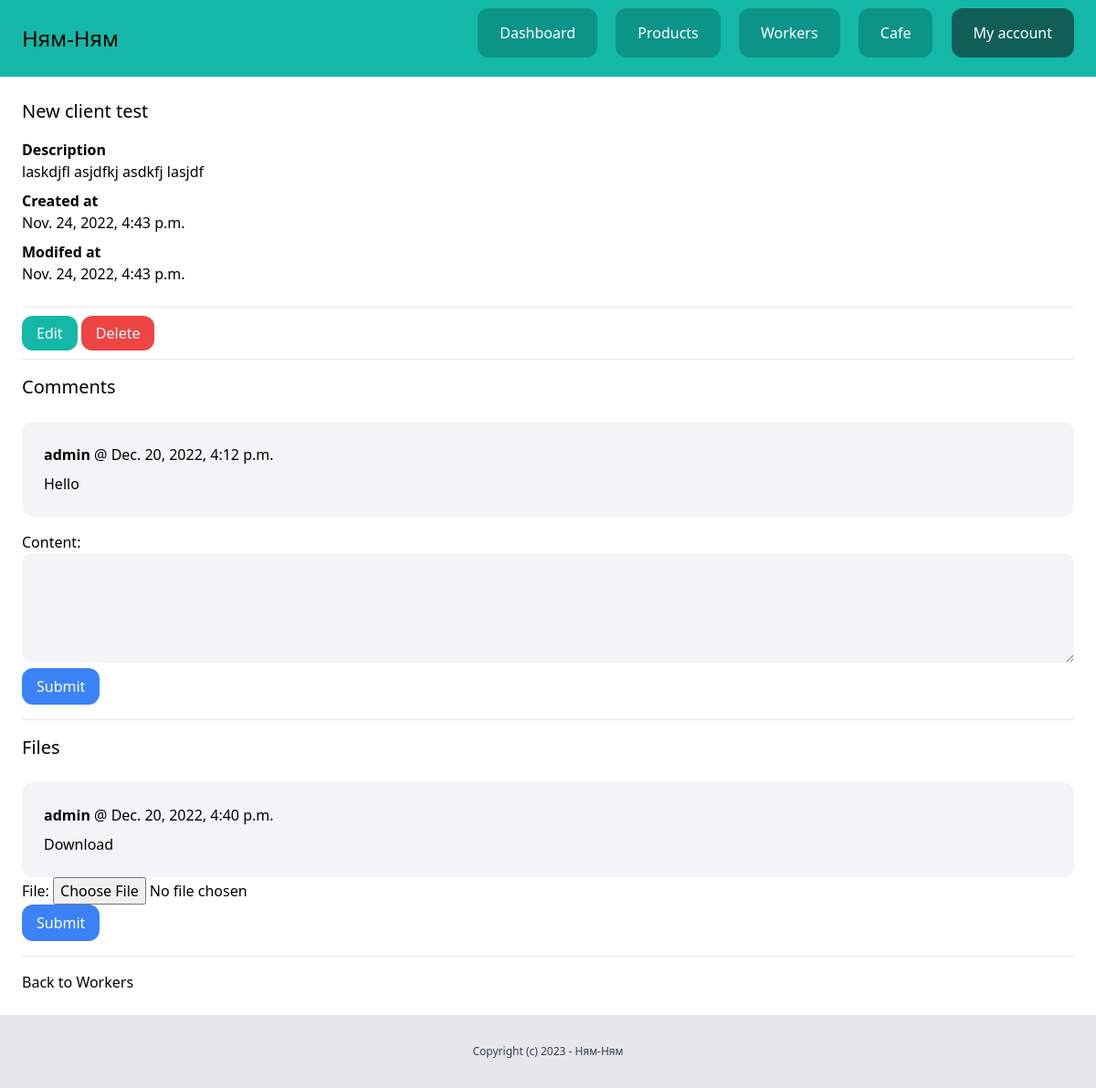
Page /dashboard/clients/2/ (signed in) on the committed database.
### client/models.py (models this page shows, shortened)
class Client(models.Model):
    team = models.ForeignKey(Team, related_name='clients', on_delete=models.CASCADE)
    name = models.CharField(max_length=255)
    email = models.EmailField()
    worker_number = models.IntegerField(default=0)
    description = models.TextField(blank=True, null=True)
    created_by = models.ForeignKey(User, related_name='clients', on_delete=models.CASCADE)
    created_at = models.DateTimeField(auto_now_add=True)
    modified_at = models.DateTimeField(auto_now=True)
    class Meta:
        ordering = ('name',)

class Comment(models.Model):
    team = models.ForeignKey(Team, related_name='client_comments', on_delete=models.CASCADE)
    client = models.ForeignKey(Client, related_name='comments', on_delete=models.CASCADE)
    content = models.TextField(blank=True, null=True)
    created_by = models.ForeignKey(User, related_name='client_comments', on_delete=models.CASCADE)
    created_at = models.DateTimeField(auto_now_add=True)

class ClientFile(models.Model):
    team = models.ForeignKey(Team, related_name='client_files', on_delete=models.CASCADE)
    client = models.ForeignKey(Client, related_name='files', on_delete=models.CASCADE)
    file = models.FileField(upload_to='clientfiles')
    created_by = models.ForeignKey(User, related_name='client_files', on_delete=models.CASCADE)
    created_at = models.DateTimeField(auto_now_add=True)

### client/views.py (the view)
# urls.py: path('<int:pk>/', views.clients_detail, name='detail'),
@login_required
def clients_detail(request, pk):
    team = request.user.userprofile.active_team
    client = get_object_or_404(team.clients, pk=pk)
    if request.method == 'POST':
        form = AddCommentForm(request.POST)
        if form.is_valid():
            comment = form.save(commit=False)
            comment.team = request.user.userprofile.get_active_team()
            comment.created_by = request.user
            comment.client = client
            comment.save()
            return redirect('clients:detail', pk=pk)
    else:
        form = AddCommentForm()
    return render(request, 'client/clients_detail.html', {
        'client': client,
        'form': form,
        'fileform': AddFileForm(),
    })

### client/forms.py
class AddCommentForm(forms.ModelForm):
    content = forms.CharField(
        widget=forms.Textarea(attrs={"rows":"5", "class": "w-full bg-gray-100 rounded-xl"})
    )
    class Meta:
        model = Comment
        fields = ('content',)

class AddFileForm(forms.ModelForm):
    class Meta:
        model = ClientFile
        fields = ('file',)

### team/context_processors.py (called while the page is built)
def active_team(request):
    if request.user.is_authenticated:
        active_team = request.user.userprofile.get_active_team()
        if not active_team:
            active_team = Team.objects.filter(created_by=request.user)[0]
    else:
        active_team = None
    return {'active_team': active_team}

### userprofile/models.py (called while the page is built)
    def get_active_team(self):
        if self.active_team:
            return self.active_team
        else:
            return Team.objects.filter(members__in=[self.user.id]).first()

### client/templates/client/clients_detail.html (shortened to what this page needs)
{% extends 'core/base.html' %}
{% block content %}
    <div class="py-6 px-6">
        <h1 class="mb-4 text-xl">{{ client.name }}</h1>
        {% if client.description %}
            <p class="font-semibold">Description</p>
            <p class="mb-2">{{ client.description }}</p>
        {% endif %}
        <p class="font-semibold">Created at</p>
        <p class="mb-2">{{ client.created_at }}</p>
        <p class="font-semibold">Modifed at</p>
        <p class="mb-6">{{ client.modified_at }}</p>
        <hr class="my-4">
        <a href="{% url 'clients:edit' client.id %}" class="py-2 px-4 rounded-xl bg-teal-500 text-white">Edit</a>
        <a href="{% url 'clients:delete' client.id %}" class="py-2 px-4 rounded-xl bg-red-500 text-white">Delete</a>
        <hr class="my-4">
        <h2 class="mb-6 text-xl">Comments</h2>
        <div class="space-y-4">
            {% for comment in client.comments.all %}
                <div class="bg-gray-100 p-6 rounded-xl">
                    <p class="mb-2"><strong>{{ comment.created_by }}</strong> @ {{ comment.created_at }}</p>
                    {{ comment.content }}
                </div>
            {% endfor %}
        </div>
        <form method="post" action="{% url 'clients:add_comment' client.id %}" class="my-4">
            {{ form.as_p }}
            <button class="py-2 px-4 rounded-xl bg-blue-500 text-white">Submit</button>
        </form>
        <hr class="my-4">
        <h2 class="mb-6 text-xl">Files</h2>
        <div class="space-y-4">
            {% for file in client.files.all %}
                <div class="bg-gray-100 p-6 rounded-xl">
                    <p class="mb-2"><strong>{{ file.created_by }}</strong> @ {{ file.created_at }}</p>
                    <a href="{{ file.file.url }}">Download</a>
                </div>
            {% endfor %}
        </div>
        <form method="post" action="{% url 'clients:add_file' client.id %}" enctype="multipart/form-data">
            {{ fileform.as_p }}
            <button class="py-2 px-4 rounded-xl bg-blue-500 text-white">Submit</button>
        </form>
        <hr class="my-4">
        <a href="{% url 'clients:list' %}">Back to Workers</a>
    </div>
{% endblock %}

### rows in the picture
Client: name "New client test", description "laskdjfl asjdfkj asdkfj lasjdf", created_at "Nov. 24, 2022, 4:43 p.m.", modified_at "Nov. 24, 2022, 4:43 p.m."
Comment: created_by "admin", created_at "Dec. 20, 2022, 4:12 p.m.", content "Hello"
ClientFile: created_by "admin", created_at "Dec. 20, 2022, 4:40 p.m."
